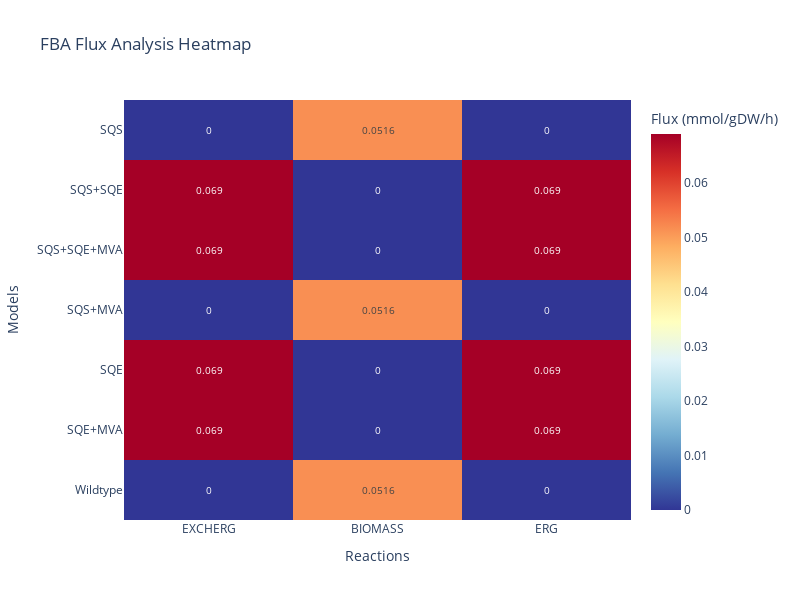

Source (notebook cell):
### Markdown cell above
### Results

### Code cell
import pandas as pd
import plotly.express as px
import plotly.graph_objects as go

# Define target reactions for heatmap
target_values = [
    RxnID.EXCHERG.value,
    RxnID.BIOMASS.value,
    RxnID.ERG.value
]

target_names = [
    RxnID.EXCHERG.name,
    RxnID.BIOMASS.name,
    RxnID.ERG.name
]

# Create data for heatmap
heatmap_data = []
model_names = []
flux_matrix = []

for model_name, fba_result in fba.items():
    model_names.append(model_name)
    flux_row = []

    for rxn_id in target_values:
        # Get flux value, default to 0 if reaction not found
        flux_value = fba_result.fluxes[rxn_id]
        flux_row.append(flux_value)
    
    flux_matrix.append(flux_row)

# Create DataFrame for easier handling
df_heatmap = pd.DataFrame(
    flux_matrix, 
    index=model_names, 
    columns=target_names
)

print("FBA Flux Heatmap Data:")
print(df_heatmap)

# Create heatmap using Plotly
fig = go.Figure(data=go.Heatmap(
    z=df_heatmap.values,
    x=target_names,
    y=model_names,
    colorscale='RdYlBu_r',  # Red-Yellow-Blue reversed (red=high, blue=low)
    text=df_heatmap.values.round(4),  # Show values on cells
    texttemplate="%{text}",
    textfont={"size": 10},
    colorbar=dict(title="Flux (mmol/gDW/h)")
))

fig.update_layout(
    title="FBA Flux Analysis Heatmap",
    xaxis_title="Reactions",
    yaxis_title="Models",
    width=800,
    height=600,
    font=dict(size=12)
)

fig.show()

### Figure 1 — Plotly figure (JSON) as saved in the notebook; plotly's stock layout.template omitted (floating-point values rounded to 4 significant figures)
{"data": [{"colorbar": {"title": {"text": "Flux (mmol/gDW/h)"}}, "colorscale": [[0, "rgb(49,54,149)"], [0.1, "rgb(69,117,180)"], [0.2, "rgb(116,173,209)"], [0.3, "rgb(171,217,233)"], [0.4, "rgb(224,243,248)"], [0.5, "rgb(255,255,191)"], [0.6, "rgb(254,224,144)"], [0.7, "rgb(253,174,97)"], [0.8, "rgb(244,109,67)"], [0.9, "rgb(215,48,39)"], [1, "rgb(165,0,38)"]], "text": [[0.0, 0.0516, 0.0], [0.069, 0.0, 0.069], [0.069, -0.0, 0.069], [-0.0, 0.0516, -0.0], [0.069, 0.0, 0.069], [0.069, 0.0, 0.069], [0.0, 0.0516, 0.0]], "textfont": {"size": 10}, "texttemplate": "%{text}", "type": "heatmap", "x": ["EXCHERG", "BIOMASS", "ERG"], "y": ["Wildtype", "SQE+MVA", "SQE", "SQS+MVA", "SQS+SQE+MVA", "SQS+SQE", "SQS"], "z": [[7.091e-15, 0.05158, 7.096e-15], [0.06897, 0.0, 0.06897], [0.06897, -1.842e-15, 0.06897], [-1.17e-14, 0.05158, -1.17e-14], [0.06897, 0.0, 0.06897], [0.06897, 0.0, 0.06897], [1.719e-14, 0.05158, 1.719e-14]]}], "layout": {"font": {"size": 12}, "height": 600, "title": {"text": "FBA Flux Analysis Heatmap"}, "width": 800, "xaxis": {"title": {"text": "Reactions"}}, "yaxis": {"title": {"text": "Models"}}}}
